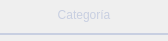
<?xml version="1.0" encoding="UTF-8"?>
<ui version="4.0">
 <class>MenuButton</class>
 <widget class="QWidget" name="MenuButton">
  <property name="geometry">
   <rect>
    <x>0</x>
    <y>0</y>
    <width>168</width>
    <height>41</height>
   </rect>
  </property>
  <property name="windowTitle">
   <string>Form</string>
  </property>
  <layout class="QGridLayout" name="gridLayout">
   <property name="leftMargin">
    <number>0</number>
   </property>
   <property name="topMargin">
    <number>0</number>
   </property>
   <property name="rightMargin">
    <number>0</number>
   </property>
   <property name="bottomMargin">
    <number>0</number>
   </property>
   <item row="0" column="0">
    <widget class="QPushButton" name="btn">
     <property name="cursor">
      <cursorShape>PointingHandCursor</cursorShape>
     </property>
     <property name="styleSheet">
      <string notr="true">QPushButton{
	color: #C8CFE1;
	font: 12x &quot;SF Pro Text&quot;;
	border: 2px solid rgba(0,0,0,0);
	padding-bottom: 11px;
	border-bottom: 2px solid #C8CFE1;
	padding-left: 15px;
	padding-right: 15px;
}
QPushButton:hover{
	color: #89ACFA;
border-bottom: 2px solid #89ACFA;
}</string>
     </property>
     <property name="text">
      <string>Categoría</string>
     </property>
    </widget>
   </item>
  </layout>
 </widget>
 <resources/>
 <connections/>
</ui>
